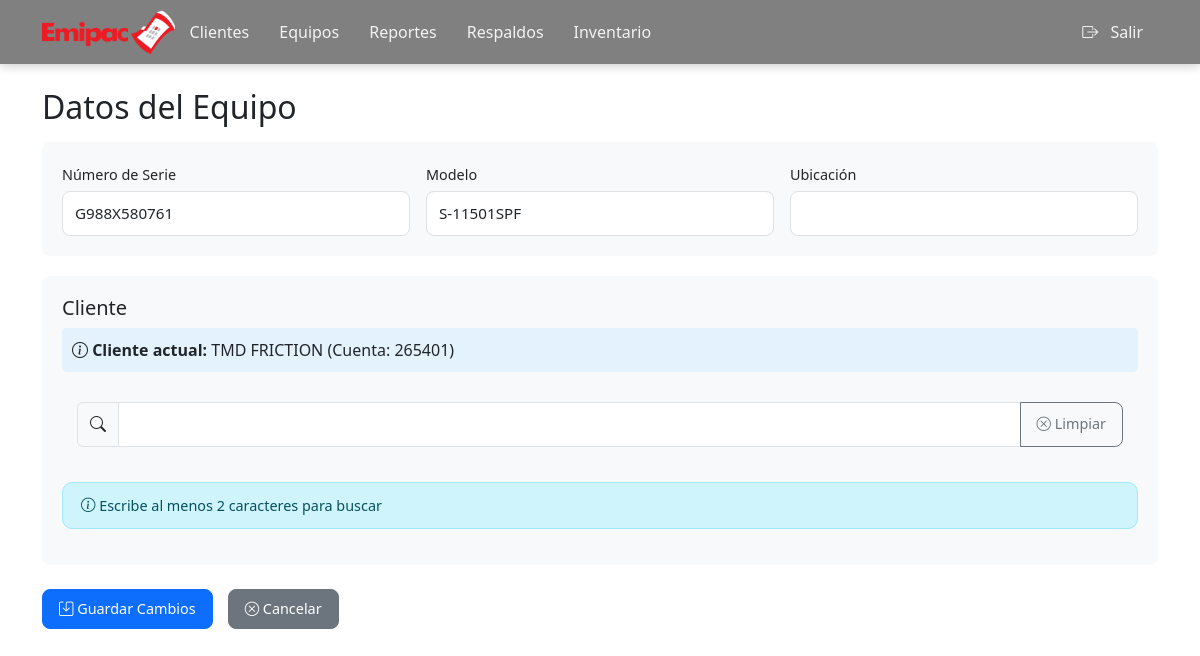
/public/equipos/editar_equipo.php?id_equipo=111 (signed in), run on the app's committed database.
### tables this page shows
CREATE TABLE `equipos` (
  `id_equipo` int(11) NOT NULL AUTO_INCREMENT,
  `no_serie` varchar(100) NOT NULL,
  `modelo` varchar(255) DEFAULT NULL,
  `id_cliente` int(11) DEFAULT NULL,
  `ubicacion` varchar(255) DEFAULT NULL,
  PRIMARY KEY (`id_equipo`),
  KEY `id_cliente` (`id_cliente`),
  CONSTRAINT `equipos_ibfk_1` FOREIGN KEY (`id_cliente`) REFERENCES `clientes` (`id_cliente`) ON DELETE SET NULL
);

CREATE TABLE `clientes` (
  `id_cliente` int(11) NOT NULL AUTO_INCREMENT,
  `nombre` varchar(255) DEFAULT NULL,
  `no_cuenta` varchar(100) NOT NULL,
  `direccion` varchar(255) DEFAULT NULL,
  `encargado` varchar(255) DEFAULT NULL,
  `contrato` varchar(20) DEFAULT NULL,
  PRIMARY KEY (`id_cliente`)
);

### public/equipos/editar_equipo.php (the view, shortened to what this page needs)
<?php
require_once __DIR__ .'/../../config/db.php';
$id_equipo = intval($_GET['id_equipo']);
$sql = "SELECT e.*, c.id_cliente, c.nombre as cliente_nombre, c.no_cuenta
        FROM equipos e
        LEFT JOIN clientes c ON e.id_cliente = c.id_cliente
        WHERE e.id_equipo = ?";
$stmt = mysqli_prepare($conn, $sql);
mysqli_stmt_bind_param($stmt, "i", $id_equipo);
mysqli_stmt_execute($stmt);
$result = mysqli_stmt_get_result($stmt);
$equipo = mysqli_fetch_assoc($result);
?>
<!DOCTYPE html>
<html lang="en">
<head>
    <link rel="stylesheet" href="../assets/css/bootstrap-icons.css">
    <link rel="stylesheet" href="../assets/css/bootstrap.css">
    <link rel="stylesheet" href="../assets/css/responsives.css">
</head>
<body>
    <?php require_once __DIR__ . '/../gestion/menus.php'; ?>
    <div class="container mt-4">
        <h2 class="mb-3">Datos del Equipo</h2>
        <form action="../lib/gestion_equipos.php" id="editForm" method="post">
            <div class="form-section">
                <div class="row g-3">
                    <div class="col-md-4">
                        <label class="form-label">Número de Serie</label>
                        <input type="text" name="no_serie" id="no_serie" class="form-control"
                                value="<?= htmlspecialchars($equipo['no_serie']) ?>" required>
                    </div>
                    <div class="col-md-4">
                        <label class="form-label">Modelo</label>
                        <input type="text" name="modelo" id="modelo" class="form-control"
                                value="<?= htmlspecialchars($equipo['modelo']) ?>">
                    </div>
                    <div class="col-md-4">
                        <label for="" class="form-label">Ubicación</label>
                        <input type="text" name="ubicacion" id="ubicacion" class="form-control"
                                value="<?= htmlspecialchars($equipo['ubicacion']) ?>">
                    </div>
                </div>
            </div>
            <div class="form-section">
                <h5>Cliente</h5>
                <div class="row g-3">
                    <div class="col-md-12">
                        <div class="cliente-actual">
                            <strong><i class="bi bi-info-circle"></i> Cliente actual: </strong>
                            <?php if($equipo['cliente_nombre']): ?>
                                    <?= htmlspecialchars($equipo['cliente_nombre']) ?>
                                    <?php if($equipo['no_cuenta']): ?>
                                        (Cuenta: <?= htmlspecialchars($equipo['no_cuenta']) ?>)
                                    <?php endif; ?>
                            <?php else: ?>
                                <span class="badge bg-secondary">Sin Cliente Asignado</span>
                            <?php endif; ?>
                        </div>
                        <div class="filtro-busqueda">
                            <div class="input-group">
                                <span class="input-group-text">
                                    <i class="bi bi-search"></i>
                                </span>
                                <input type="text" id="buscarCliente" class="form-control">
                                <button type="button" id="btnLimpiarBusqueda" class="btn btn-outline-secondary">
                                    <i class="bi bi-x-circle"></i> Limpiar
                                </button>
                            </div>
                        </div>
                        <div class="resultados-busqueda" id="resultadosBusqueda">
                            <div class="alert alert-info">
                                <i class="bi bi-info-circle"></i> Escribe al menos 2 caracteres para buscar
                            </div>
                        </div>
                    </div>
                </div>
            </div>
            <div class="mt-4 mb-4">
                <div style="display: flex; gap: 15px;">
                    <button type="submit" class="btn btn-primary" id="btnGuardar">
                        <i class="bi bi-save"></i> Guardar Cambios
                    </button>
                    <a href="./vr_quipo.php?id=<?= $equipo['id_equipo'] ?>" class="btn btn-secondary">
                        <i class="bi bi-x-circle"></i> Cancelar
                    </a>
                </div>
            </div>
        </form>
    </div>
</body>
</html>

### public/assets/css/responsives.css (style rules this page uses)
:root { --primary-color: #4361ee; --success-color: #06ffa5; --danger-color: #ef233c; --warning-color: #ffb703; --dark-color: #2b2d42; --light-color: #f8f9fa; }
* { box-sizing: border-box; }
.form-section { background: #f8f9fa; padding: 15px; border-radius: 8px; margin-bottom: 15px; }
.form-control, .form-select { border-radius: 8px; padding: 10px 12px; font-size: 0.95rem; }
.form-label { font-weight: 500; font-size: 0.9rem; margin-bottom: 5px; }
.btn { border-radius: 8px; padding: 8px 16px; font-weight: 500; font-size: 0.9rem; transition: all 0.3s; }
.alert { border-radius: 10px; padding: 12px 18px; font-size: 0.9rem; }
html { scroll-behavior: smooth; }
.btn, .cliente-card, .nav-link { -webkit-tap-highlight-color: transparent; }

### public/equipos/editar_equipo.php (style rules this page uses)
.filtro-busqueda { background-color: #f8f9fa; padding: 15px; border-radius: 8px; margin-bottom: 20px; }
.cliente-actual { background-color: #e3f2fd; padding: 10px; border-radius: 5px; margin-bottom: 15px; }
.resultados-busqueda { max-height: 300px; overflow-y: auto; }
.form-section { background: #f8f9fa; padding: 20px; border-radius: 8px; margin-bottom: 20px; }

### data on the page
equipos: no_serie "G988X580761", modelo "S-11501SPF", id_cliente.nombre "TMD FRICTION", id_cliente.no_cuenta "265401"
